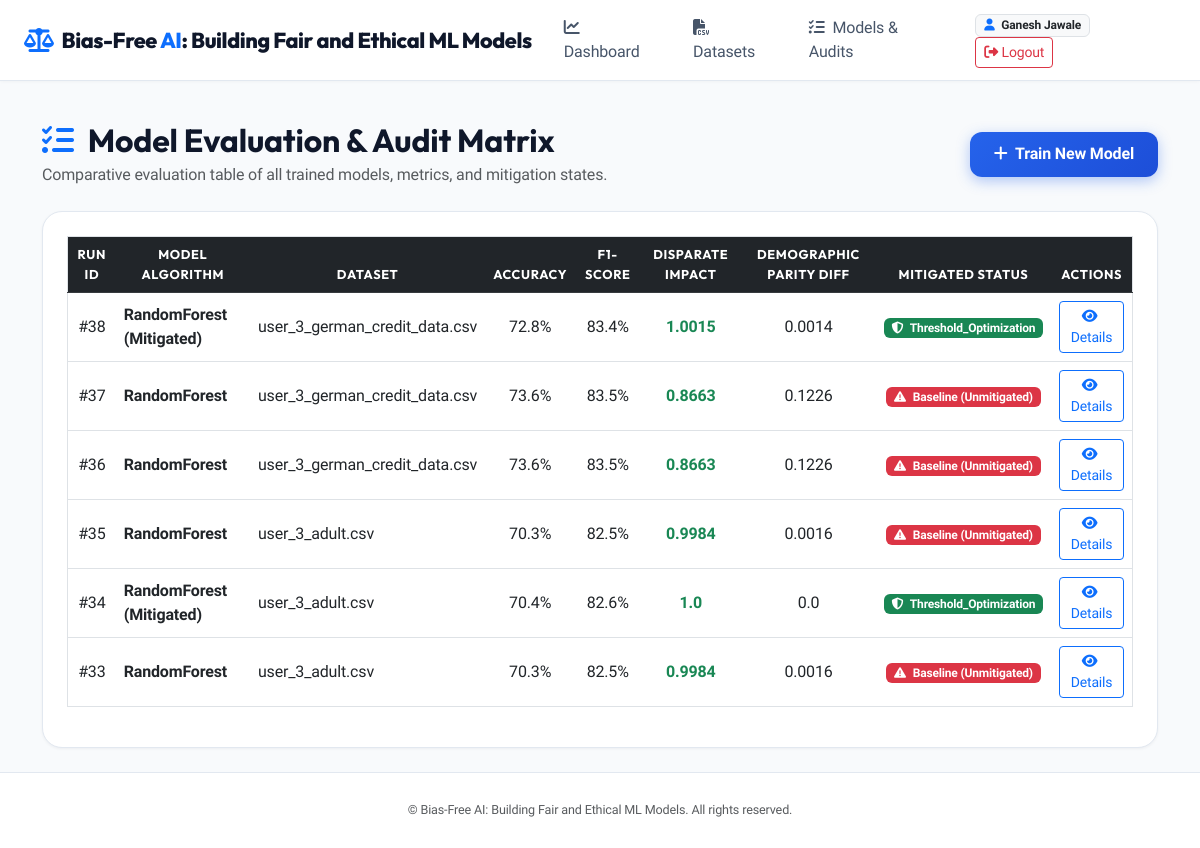
/evaluation (signed in), run on the app's committed database.
### tables this page shows
CREATE TABLE model_runs (
    id INTEGER PRIMARY KEY AUTOINCREMENT,
    user_id INTEGER NOT NULL,
    dataset_id INTEGER NOT NULL,
    model_name VARCHAR(100) NOT NULL,
    accuracy REAL NOT NULL,
    precision_score REAL NOT NULL,
    recall_score REAL NOT NULL,
    f1_score REAL NOT NULL,
    disparate_impact REAL NOT NULL,
    demographic_parity_diff REAL NOT NULL,
    equalized_odds_diff REAL NOT NULL,
    equal_opportunity_diff REAL NOT NULL,
    is_mitigated BOOLEAN DEFAULT 0,
    mitigation_method VARCHAR(100) DEFAULT 'None',
    confusion_matrix_json TEXT NOT NULL,
    fairness_status VARCHAR(50) DEFAULT 'Unchecked',
    created_at TIMESTAMP DEFAULT CURRENT_TIMESTAMP, group_metrics_json TEXT DEFAULT NULL,
    FOREIGN KEY (user_id) REFERENCES users(id) ON DELETE CASCADE,
    FOREIGN KEY (dataset_id) REFERENCES datasets(id) ON DELETE CASCADE
);

CREATE TABLE datasets (
    id INTEGER PRIMARY KEY AUTOINCREMENT,
    user_id INTEGER NOT NULL,
    filename VARCHAR(255) NOT NULL,
    filepath VARCHAR(255) NOT NULL,
    row_count INTEGER DEFAULT 0,
    column_count INTEGER DEFAULT 0,
    target_column VARCHAR(100),
    sensitive_column VARCHAR(100),
    privileged_group VARCHAR(100),
    unprivileged_group VARCHAR(100),
    uploaded_at TIMESTAMP DEFAULT CURRENT_TIMESTAMP, csv_content TEXT,
    FOREIGN KEY (user_id) REFERENCES users(id) ON DELETE CASCADE
);

### app.py (the view)
@app.route('/evaluation')
@login_required
def evaluation_page():
    conn = get_db_connection()
    cursor = conn.cursor()
    cursor.execute(
        """SELECT m.*, d.filename FROM model_runs m
           JOIN datasets d ON m.dataset_id = d.id
           WHERE m.user_id = ? ORDER BY m.created_at DESC""",
        (session['user_id'],)
    )
    model_runs = [dict(r) for r in cursor.fetchall()]
    conn.close()
    return render_template('evaluation.html', model_runs=model_runs)

### app.py (called while the page is built)
def login_required(f):
    from functools import wraps
    @wraps(f)
    def decorated_function(*args, **kwargs):
        if 'user_id' not in session:
            flash('Please log in to access this page.', 'warning')
            return redirect(url_for('login_page'))
        return f(*args, **kwargs)
    return decorated_function

### models/auth.py (called while the page is built)
def get_db_connection():
    db_url = os.environ.get('DATABASE_URL')
    if db_url and HAS_PSYCOPG2:
        conn = psycopg2.connect(db_url)
        return Psycopg2ConnectionWrapper(conn)
    conn = sqlite3.connect(Config.DATABASE_PATH, timeout=30.0)
    conn.row_factory = sqlite3.Row
    return conn

### templates/evaluation.html (shortened to what this page needs)
{% extends "base.html" %}
{% block content %}
<div class="container py-4">
    <div class="d-flex justify-content-between align-items-center mb-4">
        <div>
            <h2 class="fw-bold mb-1"><i class="fa-solid fa-list-check text-primary me-2"></i> Model Evaluation & Audit Matrix</h2>
            <p class="text-muted mb-0">Comparative evaluation table of all trained models, metrics, and mitigation states.</p>
        </div>
        <a href="{{ url_for('upload_page') }}" class="btn btn-primary-custom"><i class="fa-solid fa-plus me-1"></i> Train New Model</a>
    </div>
    <div class="card card-custom p-4">
        {% if model_runs %}
            <div class="table-responsive">
                <table class="table table-hover align-middle border">
                    <thead class="table-dark text-center">
                        <tr>
                            <th>Run ID</th>
                            <th>Model Algorithm</th>
                            <th>Dataset</th>
                            <th>Accuracy</th>
                            <th>F1-Score</th>
                            <th>Disparate Impact</th>
                            <th>Demographic Parity Diff</th>
                            <th>Mitigated Status</th>
                            <th>Actions</th>
                        </tr>
                    </thead>
                    <tbody class="text-center">
                        {% for run in model_runs %}
                        <tr>
                            <td>#{{ run.id }}</td>
                            <td class="fw-bold text-start">{{ run.model_name }}</td>
                            <td class="text-start">{{ run.filename }}</td>
                            <td>{{ (run.accuracy * 100)|round(1) }}%</td>
                            <td>{{ (run.f1_score * 100)|round(1) }}%</td>
                            <td class="fw-bold {{ 'text-danger' if run.disparate_impact < 0.8 else 'text-success' }}">{{ run.disparate_impact }}</td>
                            <td>{{ run.demographic_parity_diff }}</td>
                            <td>
                                {% if run.is_mitigated %}
                                    <span class="badge bg-success"><i class="fa-solid fa-shield-halved me-1"></i> {{ run.mitigation_method }}</span>
                                {% else %}
                                    <span class="badge bg-danger"><i class="fa-solid fa-triangle-exclamation me-1"></i> Baseline (Unmitigated)</span>
                                {% endif %}
                            </td>
                            <td>
                                <a href="{{ url_for('bias_detection_page', model_run_id=run.id) }}" class="btn btn-sm btn-outline-primary"><i class="fa-solid fa-eye me-1"></i> Details</a>
                            </td>
                        </tr>
                        {% endfor %}
                    </tbody>
                </table>
            </div>
        {% else %}
            <div class="text-center py-5 text-muted">
                <i class="fa-solid fa-list-check fa-3x mb-3"></i>
                <p>No model runs available for evaluation.</p>
            </div>
        {% endif %}
    </div>
</div>
{% endblock %}

### static/css/style.css (style rules this page uses)
:root { --primary-color: #2563eb; --primary-hover: #1d4ed8; --secondary-color: #475569; --accent-glow: rgba(37, 99, 235, 0.12); --success-color: #10b981; --warning-color: #f59e0b; --danger-color: #ef4444; --bg-gradient: #f8fafc; --card-bg: #ffffff; --card-border: #e2e8f0; --card-shadow: 0 1px 3px rgba(15, 23, 42, 0.05); }
body { font-family: 'Plus Jakarta Sans', system-ui, -apple-system, sans-serif; background: #f8fafc; color: #0f172a; min-height: 100vh; display: flex; flex-direction: column; letter-spacing: -0.01em; }
h1, h2, h3, h4, h5, h6, .hero-title, .navbar-brand { font-family: 'Outfit', sans-serif; }
.card-custom { background: var(--card-bg); border: 1px solid var(--card-border); border-radius: 1.25rem; box-shadow: var(--card-shadow); transition: transform 0.25s ease, box-shadow 0.25s ease, border-color 0.25s ease; }
.btn-primary-custom { background: linear-gradient(135deg, #2563eb 0%, #1d4ed8 100%); color: white; border: none; padding: 0.65rem 1.5rem; border-radius: 0.75rem; font-weight: 700; box-shadow: 0 4px 14px rgba(37, 99, 235, 0.35); transition: all 0.25s cubic-bezier(0.4, 0, 0.2, 1); }
.table { border-color: #e2e8f0; }
.table th { font-family: 'Outfit', sans-serif; font-weight: 700; text-transform: uppercase; font-size: 0.8rem; letter-spacing: 0.05em; }

### data on the page
model_runs: id "38", model_name "RandomForest (Mitigated)", filename "user_3_german_credit_data.csv", (run.accuracy*100)|round(1) "72.8", (run.f1_score*100)|round(1) "83.4", disparate_impact "1.0015", demographic_parity_diff "0.0014", mitigation_method "Threshold_Optimization"
model_runs: id "37", model_name "RandomForest", filename "user_3_german_credit_data.csv", (run.accuracy*100)|round(1) "73.6", (run.f1_score*100)|round(1) "83.5", disparate_impact "0.8663", demographic_parity_diff "0.1226", is_mitigated False (drawn)
model_runs: id "36", model_name "RandomForest", filename "user_3_german_credit_data.csv", (run.accuracy*100)|round(1) "73.6", (run.f1_score*100)|round(1) "83.5", disparate_impact "0.8663", demographic_parity_diff "0.1226", is_mitigated False (drawn)
model_runs: id "35", model_name "RandomForest", filename "user_3_adult.csv", (run.accuracy*100)|round(1) "70.3", (run.f1_score*100)|round(1) "82.5", disparate_impact "0.9984", demographic_parity_diff "0.0016", is_mitigated False (drawn)
model_runs: id "34", model_name "RandomForest (Mitigated)", filename "user_3_adult.csv", (run.accuracy*100)|round(1) "70.4", (run.f1_score*100)|round(1) "82.6", disparate_impact "1.0", demographic_parity_diff "0.0", mitigation_method "Threshold_Optimization"
model_runs: id "33", model_name "RandomForest", filename "user_3_adult.csv", (run.accuracy*100)|round(1) "70.3", (run.f1_score*100)|round(1) "82.5", disparate_impact "0.9984", demographic_parity_diff "0.0016", is_mitigated False (drawn)

### other printed values
{{ session.username }} "Ganesh Jawale"
